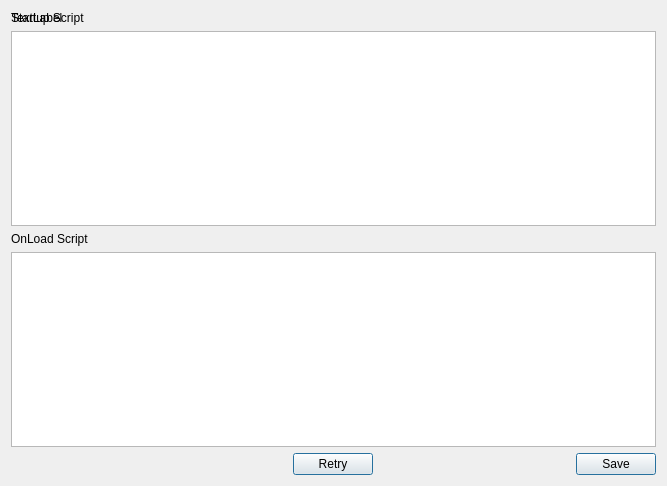
<?xml version="1.0" encoding="UTF-8"?>
<ui version="4.0">
 <class>InitializationFileEditor</class>
 <widget class="QWidget" name="InitializationFileEditor">
  <property name="geometry">
   <rect>
    <x>0</x>
    <y>0</y>
    <width>667</width>
    <height>486</height>
   </rect>
  </property>
  <property name="windowTitle">
   <string>Startup Script Editor</string>
  </property>
  <layout class="QGridLayout" name="gridLayout">
   <item row="0" column="0">
    <widget class="QLabel" name="rcLoadedLabel">
     <property name="text">
      <string>TextLabel</string>
     </property>
    </widget>
   </item>
   <item row="4" column="2">
    <widget class="QDialogButtonBox" name="saveRC">
     <property name="maximumSize">
      <size>
       <width>649</width>
       <height>16777215</height>
      </size>
     </property>
     <property name="standardButtons">
      <set>QDialogButtonBox::Save</set>
     </property>
    </widget>
   </item>
   <item row="0" column="0">
    <widget class="QLabel" name="startupScriptLabel">
     <property name="text">
      <string>Startup Script</string>
     </property>
    </widget>
   </item>
   <item row="1" column="0" colspan="3">
    <widget class="QPlainTextEdit" name="ConfigFileEdit"/>
   </item>
   <item row="2" column="0">
    <widget class="QLabel" name="onLoadScriptLabel">
     <property name="text">
      <string>OnLoad Script</string>
     </property>
    </widget>
   </item>
   <item row="3" column="0" colspan="3">
    <widget class="QPlainTextEdit" name="ConfigFileEdit2"/>
   </item>
   <item row="4" column="1">
    <widget class="QDialogButtonBox" name="executeNow">
     <property name="standardButtons">
      <set>QDialogButtonBox::Retry</set>
     </property>
     <property name="centerButtons">
      <bool>false</bool>
     </property>
    </widget>
   </item>
  </layout>
 </widget>
 <resources/>
 <connections/>
</ui>
